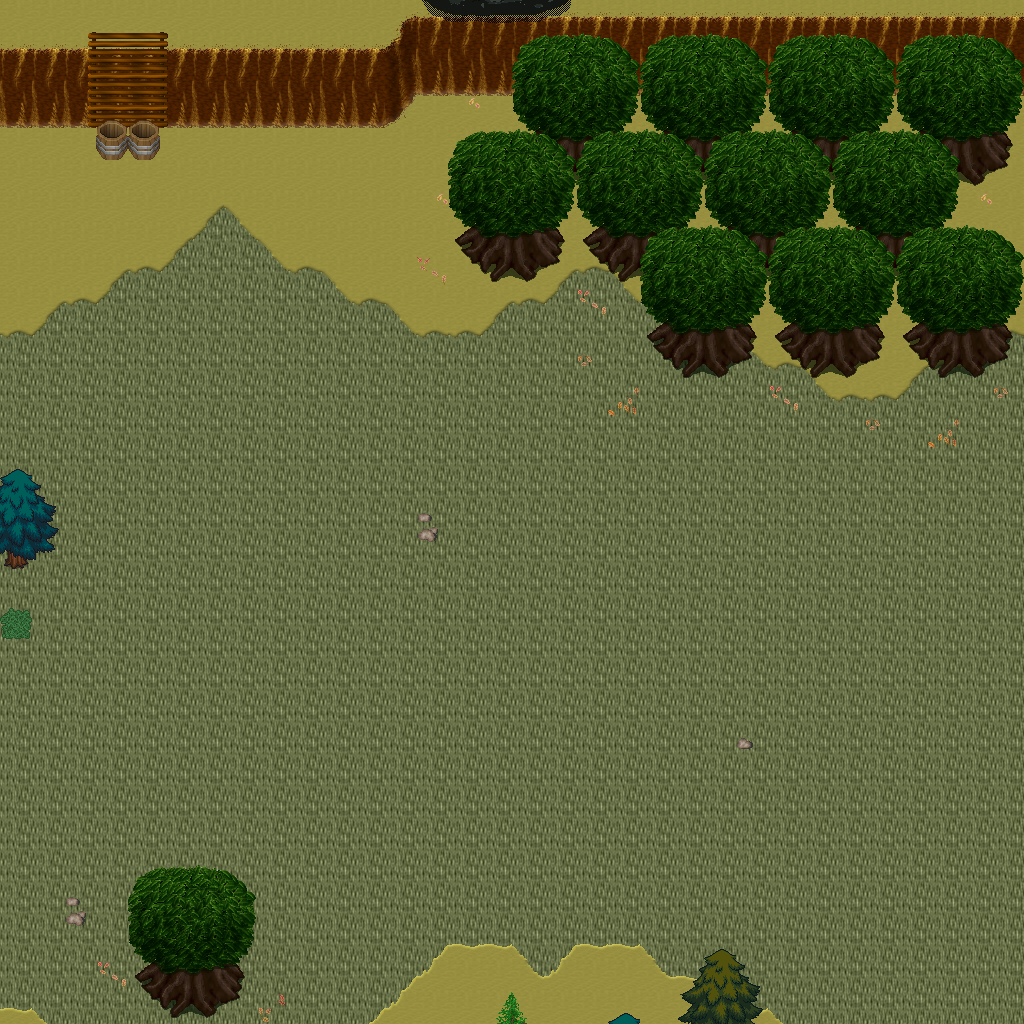

This game map was drawn from its Tiled (.tmx) file and the tilesets committed beside it. A one-line description and the trimmed map source follow:
An orthogonal 32x32 tile map with 32x32 px tiles, 5 tile layers (Ground, Objects, Objects2, Above, ...), 1 hidden layer not drawn, 53 tilesets.

<map version="1.10" tiledversion="1.11.0" orientation="orthogonal" renderorder="right-down" width="32" height="32" tilewidth="32" tileheight="32" infinite="0" nextlayerid="11" nextobjectid="1">
 <tileset firstgid="1" name="logic_collision" tilewidth="32" tileheight="32" tilecount="1" columns="1">
  <image source="../drawable/logic_collision.png" width="32" height="32" />
 </tileset>
 <tileset firstgid="2" name="ground_ground" tilewidth="32" tileheight="32" tilecount="33" columns="3">
  <image source="../drawable/ground_ground.png" width="96" height="352" />
 </tileset>
 <tileset firstgid="35" name="building_castle" tilewidth="32" tileheight="32" tilecount="320" columns="20">
  <image source="../drawable/building_castle.png" width="640" height="512" />
 </tileset>
 <tileset firstgid="355" name="ground_brown_paving" tilewidth="32" tileheight="32" tilecount="2" columns="2">
  <image source="../drawable/ground_brown_paving.png" width="64" height="32" />
 </tileset>
 <tileset firstgid="357" name="ground_water_water_bubbles" tilewidth="32" tileheight="32" tilecount="32" columns="8">
  <image source="../drawable/ground_water_water_bubbles.png" width="256" height="128" />
 </tileset>
 <tileset firstgid="389" name="ground_indoor_black_hole" tilewidth="32" tileheight="32" tilecount="12" columns="3">
  <image source="../drawable/ground_indoor_black_hole.png" width="96" height="128" />
 </tileset>
 <tileset firstgid="401" name="ground_ridge_earth_dark" tilewidth="32" tileheight="32" tilecount="96" columns="12">
  <image source="../drawable/ground_ridge_earth_dark.png" width="384" height="256" />
 </tileset>
 <tileset firstgid="497" name="building_roof_red" tilewidth="32" tileheight="32" tilecount="20" columns="5">
  <image source="../drawable/building_roof_red.png" width="160" height="128" />
 </tileset>
 <tileset firstgid="517" name="building_wall_wall_brown" tilewidth="32" tileheight="32" tilecount="12" columns="3">
  <image source="../drawable/building_wall_wall_brown.png" width="96" height="128" />
 </tileset>
 <tileset firstgid="529" name="plant_bush_bushes" tilewidth="32" tileheight="32" tilecount="10" columns="5">
  <image source="../drawable/plant_bush_bushes.png" width="160" height="64" />
 </tileset>
 <tileset firstgid="539" name="plant_leaves" tilewidth="32" tileheight="32" tilecount="8" columns="4">
  <image source="../drawable/plant_leaves.png" width="128" height="64" />
 </tileset>
 <tileset firstgid="547" name="object_well" tilewidth="32" tileheight="32" tilecount="4" columns="2">
  <image source="../drawable/object_well.png" width="64" height="64" />
 </tileset>
 <tileset firstgid="551" name="building_wall_wood" tilewidth="32" tileheight="32" tilecount="16" columns="4">
  <image source="../drawable/building_wall_wood.png" width="128" height="128" />
 </tileset>
 <tileset firstgid="567" name="ground_earth_edges" tilewidth="32" tileheight="32" tilecount="18" columns="6">
  <image source="../drawable/ground_earth_edges.png" width="192" height="96" />
 </tileset>
 <tileset firstgid="585" name="ground_grass_corners" tilewidth="32" tileheight="32" tilecount="24" columns="6">
  <image source="../drawable/ground_grass_corners.png" width="192" height="128" />
 </tileset>
 <tileset firstgid="609" name="ground_rock_pebbles" tilewidth="32" tileheight="32" tilecount="3" columns="1">
  <image source="../drawable/ground_rock_pebbles.png" width="32" height="96" />
 </tileset>
 <tileset firstgid="612" name="furniture_other_stick" tilewidth="32" tileheight="32" tilecount="2" columns="1">
  <image source="../drawable/furniture_other_stick.png" width="32" height="64" />
 </tileset>
 <tileset firstgid="614" name="plant_grasses" tilewidth="32" tileheight="32" tilecount="6" columns="3">
  <image source="../drawable/plant_grasses.png" width="96" height="64" />
 </tileset>
 <tileset firstgid="620" name="item_armor_sword_rack" tilewidth="32" tileheight="32" tilecount="4" columns="2">
  <image source="../drawable/item_armor_sword_rack.png" width="64" height="64" />
 </tileset>
 <tileset firstgid="624" name="building_roof_yellow" tilewidth="32" tileheight="32" tilecount="20" columns="5">
  <image source="../drawable/building_roof_yellow.png" width="160" height="128" />
 </tileset>
 <tileset firstgid="644" name="building_roof_blue" tilewidth="32" tileheight="32" tilecount="20" columns="5">
  <image source="../drawable/building_roof_blue.png" width="160" height="128" />
 </tileset>
 <tileset firstgid="664" name="plant_tree_tree_darkgreen" tilewidth="32" tileheight="32" tilecount="88" columns="8">
  <image source="../drawable/plant_tree_tree_darkgreen.png" width="256" height="352" />
 </tileset>
 <tileset firstgid="752" name="building_door_door_n" tilewidth="32" tileheight="32" tilecount="6" columns="3">
  <image source="../drawable/building_door_door_n.png" width="96" height="64" />
 </tileset>
 <tileset firstgid="758" name="item_pot_dark_barrel" tilewidth="32" tileheight="32" tilecount="2" columns="1">
  <image source="../drawable/item_pot_dark_barrel.png" width="32" height="64" />
 </tileset>
 <tileset firstgid="760" name="building_roof_green" tilewidth="32" tileheight="32" tilecount="20" columns="5">
  <image source="../drawable/building_roof_green.png" width="160" height="128" />
 </tileset>
 <tileset firstgid="780" name="building_wall_stone" tilewidth="32" tileheight="32" tilecount="12" columns="3">
  <image source="../drawable/building_wall_stone.png" width="96" height="128" />
 </tileset>
 <tileset firstgid="792" name="item_statue_metal_and_stone" tilewidth="32" tileheight="32" tilecount="6" columns="3">
  <image source="../drawable/item_statue_metal_and_stone.png" width="96" height="64" />
 </tileset>
 <tileset firstgid="798" name="ground_ladder_steps" tilewidth="32" tileheight="32" tilecount="6" columns="3">
  <image source="../drawable/ground_ladder_steps.png" width="96" height="64" />
 </tileset>
 <tileset firstgid="804" name="item_armor_armor" tilewidth="32" tileheight="32" tilecount="4" columns="4">
  <image source="../drawable/item_armor_armor.png" width="128" height="32" />
 </tileset>
 <tileset firstgid="808" name="logic_portal" tilewidth="32" tileheight="32" tilecount="24" columns="8">
  <image source="../drawable/logic_portal.png" width="256" height="96" />
 </tileset>
 <tileset firstgid="832" name="logic_creature_human_soldier" tilewidth="32" tileheight="32" tilecount="16" columns="8">
  <image source="../drawable/logic_creature_human_soldier.png" width="256" height="64" />
 </tileset>
 <tileset firstgid="848" name="ground_ladder_horizontal_dark" tilewidth="32" tileheight="32" tilecount="3" columns="1">
  <image source="../drawable/ground_ladder_horizontal_dark.png" width="32" height="96" />
 </tileset>
 <tileset firstgid="851" name="building_door_closed" tilewidth="32" tileheight="32" tilecount="1" columns="1">
  <image source="../drawable/building_door_closed.png" width="32" height="32" />
 </tileset>
 <tileset firstgid="852" name="ground_green_paving" tilewidth="32" tileheight="32" tilecount="18" columns="3">
  <image source="../drawable/ground_green_paving.png" width="96" height="192" />
 </tileset>
 <tileset firstgid="870" name="ground_earth_edges_yellowgreen" tilewidth="32" tileheight="32" tilecount="15" columns="5">
  <image source="../drawable/ground_earth_edges_yellowgreen.png" width="160" height="96" />
 </tileset>
 <tileset firstgid="885" name="ground_grass_2" tilewidth="32" tileheight="32" tilecount="21" columns="3">
  <image source="../drawable/ground_grass_2.png" width="96" height="224" />
 </tileset>
 <tileset firstgid="906" name="plant_tree_spruce" tilewidth="32" tileheight="32" tilecount="6" columns="2">
  <image source="../drawable/plant_tree_spruce.png" width="64" height="96" />
 </tileset>
 <tileset firstgid="912" name="plant_tree_evergreen" tilewidth="32" tileheight="32" tilecount="36" columns="3">
  <image source="../drawable/plant_tree_evergreen.png" width="96" height="384" />
 </tileset>
 <tileset firstgid="948" name="plant_stump_stump_pale_brown" tilewidth="32" tileheight="32" tilecount="4" columns="2">
  <image source="../drawable/plant_stump_stump_pale_brown.png" width="64" height="64" />
 </tileset>
 <tileset firstgid="952" name="plant_bush_bricked_bushes" tilewidth="32" tileheight="32" tilecount="6" columns="2">
  <image source="../drawable/plant_bush_bricked_bushes.png" width="64" height="96" />
 </tileset>
 <tileset firstgid="958" name="item_statue_wolf_statue" tilewidth="32" tileheight="32" tilecount="6" columns="2">
  <image source="../drawable/item_statue_wolf_statue.png" width="64" height="96" />
 </tileset>
 <tileset firstgid="964" name="item_pot_pot_tall" tilewidth="32" tileheight="32" tilecount="2" columns="1">
  <image source="../drawable/item_pot_pot_tall.png" width="32" height="64" />
 </tileset>
 <tileset firstgid="966" name="furniture_chair_bench_wooden" tilewidth="32" tileheight="32" tilecount="8" columns="2">
  <image source="../drawable/furniture_chair_bench_wooden.png" width="64" height="128" />
 </tileset>
 <tileset firstgid="974" name="item_statue_plants_potted_stone" tilewidth="32" tileheight="32" tilecount="6" columns="3">
  <image source="../drawable/item_statue_plants_potted_stone.png" width="96" height="64" />
 </tileset>
 <tileset firstgid="980" name="ground_dry_grass" tilewidth="32" tileheight="32" tilecount="54" columns="9">
  <image source="../drawable/ground_dry_grass.png" width="288" height="192" />
 </tileset>
 <tileset firstgid="1034" name="light_door_light" tilewidth="32" tileheight="32" tilecount="12" columns="3">
  <image source="../drawable/light_door_light.png" width="96" height="128" />
 </tileset>
 <tileset firstgid="1046" name="furniture_light_dark_torch" tilewidth="32" tileheight="32" tilecount="8" columns="2">
  <image source="../drawable/furniture_light_dark_torch.png" width="64" height="128" />
 </tileset>
 <tileset firstgid="1054" name="light_dim_yellow_light_5x5" tilewidth="32" tileheight="32" tilecount="25" columns="5">
  <image source="../drawable/light_dim_yellow_light_5x5.png" width="160" height="160" />
 </tileset>
 <tileset firstgid="1079" name="ground_ladder_vertical_dark" tilewidth="32" tileheight="32" tilecount="3" columns="3">
  <image source="../drawable/ground_ladder_vertical_dark.png" width="96" height="32" />
 </tileset>
 <tileset firstgid="1082" name="ground_rock_huge_boulder" tilewidth="32" tileheight="32" tilecount="20" columns="5">
  <image source="../drawable/ground_rock_huge_boulder.png" width="160" height="128" />
 </tileset>
 <tileset firstgid="1102" name="logic_creature_fowl" tilewidth="32" tileheight="32" tilecount="6" columns="6">
  <image source="../drawable/logic_creature_fowl.png" width="192" height="32" />
 </tileset>
 <tileset firstgid="1108" name="object_mine_rails_2" tilewidth="32" tileheight="32" tilecount="64" columns="8">
  <image source="../drawable/object_mine_rails_2.png" width="256" height="256" />
 </tileset>
 <tileset firstgid="1172" name="logic_creature_mutant" tilewidth="32" tileheight="32" tilecount="7" columns="7">
  <image source="../drawable/logic_creature_mutant.png" width="224" height="32" />
 </tileset>
 <layer id="1" name="Ground" width="32" height="32">
  <data>[1024 cells, 1024 non-empty, 2 distinct tile ids]</data>
 </layer>
 <layer id="2" name="Objects" width="32" height="32">
  <data>[1024 cells, 187 non-empty, 27 distinct tile ids]</data>
 </layer>
 <layer id="3" name="Objects2" width="32" height="32">
  <data>[1024 cells, 89 non-empty, 14 distinct tile ids]</data>
 </layer>
 <layer id="4" name="Above" width="32" height="32">
  <data>[1024 cells, 136 non-empty, 24 distinct tile ids]</data>
 </layer>
 <layer id="5" name="Above2" width="32" height="32">
  <data>[1024 cells, 50 non-empty, 6 distinct tile ids]</data>
 </layer>
 <layer id="6" name="Walkable" width="32" height="32" visible="0">
  <data>[1024 cells, 165 non-empty, 1 distinct tile ids]</data>
 </layer>
 <objectgroup id="7" name="Mapevents" />
 <objectgroup id="8" name="Spawn" />
 <objectgroup id="9" name="Keys" />
 <objectgroup id="10" name="Replace" />
</map>
